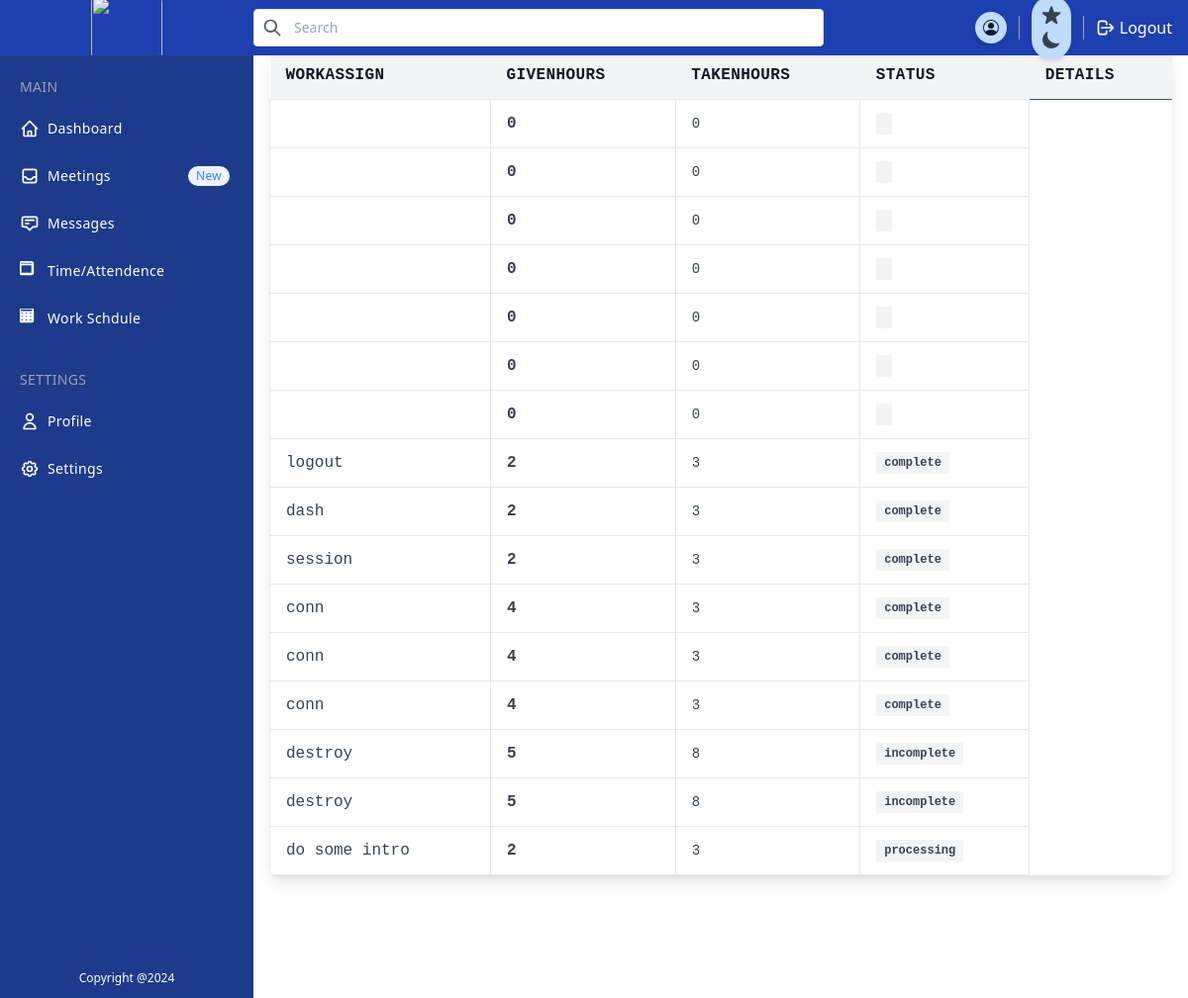
/employee/frontendpages/workschedule.php, run on the app's committed database.
### tables this page shows
CREATE TABLE `workschedule` (
  `id` int(11) NOT NULL,
  `workassign` varchar(255) DEFAULT NULL,
  `givenhours` int(11) DEFAULT NULL,
  `takenhours` int(11) DEFAULT NULL,
  `status` varchar(50) DEFAULT NULL,
  `user_id` int(11) DEFAULT NULL
);

### employee/workschedule/employee.php (called while the page is built)
<?php
include('../redirect/conn.php');
function getWorkschedules(){
 global $conn;
        $sql = "SELECT * FROM workschedule";
    $result = mysqli_query($conn,$sql);
    $workschedules = [];
    while($row = mysqli_fetch_assoc($result)){
        $workschedules[] = $row;
    }
    return $workschedules;
}
?>

### employee/frontendpages/workschedule.php (the view, shortened to what this page needs)
<!DOCTYPE html>
<html lang="en">
<head>
   <link href="https://cdn.jsdelivr.net/npm/tailwindcss@2.0.3/dist/tailwind.min.css" rel="stylesheet">
</head>
<body>
  <?php
  include('../workschedule/employee.php');
  $workschedules=getWorkschedules();
?>
 <div x-data="setup()" :class="{ 'dark': isDark }">
     <div class="min-h-screen flex flex-col flex-auto flex-shrink-0 antialiased bg-white dark:bg-gray-700 text-black dark:text-white">
       <?php  include('../common/navbar.php');  ?>
       <div class="fixed flex flex-col top-14 left-0 w-14 hover:w-64 md:w-64 bg-blue-900 dark:bg-gray-900 h-full text-white transition-all duration-300 border-none z-10 sidebar">
        <?php  include('../common/sidebar.php');  ?>
           <p class="mb-14 px-5 py-3 hidden md:block text-center text-xs">Copyright @2024</p>
         </div>
       </div>
       <div class="h-full ml-13 mt-13 mb-10 md:ml-64">
 <section class="container mx-auto  font-mono p-4 m-9 ">
  <div class="w-full mb-8 overflow-hidden rounded-lg shadow-lg">
    <div class="w-full overflow-x-auto">
      <table class="w-full">
        <thead>
          <tr class="text-md font-semibold tracking-wide text-left text-gray-900 bg-gray-100 uppercase border-b border-gray-600">
            <th class="px-4 py-3">workassign</th>
            <th class="px-4 py-3">givenhours</th>
            <th class="px-4 py-3">takenhours</th>
            <th class="px-4 py-3">status</th>
            <th class="px-4 py-3">Details</th>
          </tr>
        </thead>
        <tbody class="bg-white">
          <?php
              foreach ($workschedules as $workschedule) {
          ?>
          <tr class="text-gray-700">
            <td class="px-4 py-3 border">
             <?php echo $workschedule['workassign'];  ?>
            </td>
            <td class="px-4 py-3 text-md font-semibold border"><?php echo $workschedule['givenhours'];  ?>
           </td>
            <td class="px-4 py-3 text-sm border"><?php echo $workschedule['takenhours'];  ?></td>
             <td class="px-4 py-3 text-xs border">
              <span class="px-2 py-1 font-semibold leading-tight text-orange-700 bg-gray-100 rounded-sm"> <?php echo $workschedule['status'];  ?></span>
            </td>
          </tr>
          <?php  } ?>
           </tbody>
      </table>
    </div>
  </div>
</section>
</div>
</body>
</html>

### employee/common/navbar.php (shortened to what this page needs)
<div class="fixed w-full flex items-center justify-between h-14 text-white z-10">
         <div class="flex items-center justify-start md:justify-center pl-3 w-14 md:w-64 h-14 bg-blue-800 dark:bg-gray-800 border-none">
           <img class="w-3vh h-3vh md:w-10 md:h-10 mr-2 rounded-md overflow-hidden" src="https://cdn-icons-png.flaticon.com/512/4341/4341703.png" style="width: 9vh; height:8vh" />
         </div>
         <div class="flex justify-between items-center h-14 bg-blue-800 dark:bg-gray-800 header-right">
           <div class="bg-white rounded flex items-center w-full max-w-xl mr-4 p-2 shadow-sm border border-gray-200">
             <button class="outline-none focus:outline-none">
               <svg class="w-5 text-gray-600 h-5 cursor-pointer" fill="none" stroke-linecap="round" stroke-linejoin="round" stroke-width="2" stroke="currentColor" viewBox="0 0 24 24"><path d="M21 21l-6-6m2-5a7 7 0 11-14 0 7 7 0 0114 0z"></path></svg>
             </button>
             <input type="search" name="" id="" placeholder="Search" class="w-full pl-3 text-sm text-black outline-none focus:outline-none bg-transparent" />
           </div>
           <ul class="flex items-center">
            <li>
                <button
                 aria-hidden="true"
                 class="group p-2 transition-colors duration-200 rounded-full shadow-md bg-blue-200 hover:bg-blue-200 dark:bg-gray-50 dark:hover:bg-gray-200 text-gray-900 focus:outline-none">
                </button>
            </li>
            <li>
             </li>
             <li>
               <button
                 aria-hidden="true"
                 @click="toggleTheme"
                 class="group p-2 transition-colors duration-200 rounded-full shadow-md bg-blue-200 hover:bg-blue-200 dark:bg-gray-50 dark:hover:bg-gray-200 text-gray-900 focus:outline-none"
               >
               </button>
             </li>
             <li>
             </li>
             <li>
               <a href="../redirect/auth/logout.php" class="flex items-center mr-4 hover:text-blue-100">
                 <span class="inline-flex mr-1">
                   <svg class="w-5 h-5" fill="none" stroke="currentColor" viewBox="0 0 24 24" xmlns="http://www.w3.org/2000/svg"><path stroke-linecap="round" stroke-linejoin="round" stroke-width="2" d="M17 16l4-4m0 0l-4-4m4 4H7m6 4v1a3 3 0 01-3 3H6a3 3 0 01-3-3V7a3 3 0 013-3h4a3 3 0 013 3v1"></path></svg>
                 </span>
                 Logout
               </a>
             </li>
           </ul>
         </div>
       </div>

### employee/common/sidebar.php (shortened to what this page needs)
<div class="overflow-y-auto overflow-x-hidden flex flex-col justify-between flex-grow">
           <ul class="flex flex-col py-4 space-y-1">
             <li class="px-5 hidden md:block">
               <div class="flex flex-row items-center h-8">
                 <div class="text-sm font-light tracking-wide text-gray-400 uppercase">Main</div>
               </div>
             </li>
             <li>
               <a href="#" class="relative flex flex-row items-center h-11 focus:outline-none hover:bg-blue-800 dark:hover:bg-gray-600 text-white-600 hover:text-white-800 border-l-4 border-transparent hover:border-blue-500 dark:hover:border-gray-800 pr-6">
                 <span class="inline-flex justify-center items-center ml-4">
                 </span>
                 <span class="ml-2 text-sm tracking-wide truncate">Dashboard</span>
               </a>
             </li>
             <li>
               <a href="../frontendpages/meeting.php" class="relative flex flex-row items-center h-11 focus:outline-none hover:bg-blue-800 dark:hover:bg-gray-600 text-white-600 hover:text-white-800 border-l-4 border-transparent hover:border-blue-500 dark:hover:border-gray-800 pr-6">
                 <span class="inline-flex justify-center items-center ml-4">
                 </span>
                 <span class="ml-2 text-sm tracking-wide truncate">Meetings</span>
                 <span class="hidden md:block px-2 py-0.5 ml-auto text-xs font-medium tracking-wide text-blue-500 bg-indigo-50 rounded-full">New</span>
               </a>
             </li>
             <li>
               <a href="#" class="relative flex flex-row items-center h-11 focus:outline-none hover:bg-blue-800 dark:hover:bg-gray-600 text-white-600 hover:text-white-800 border-l-4 border-transparent hover:border-blue-500 dark:hover:border-gray-800 pr-6">
                 <span class="inline-flex justify-center items-center ml-4">
                   <svg class="w-5 h-5" fill="none" stroke="currentColor" viewBox="0 0 24 24" xmlns="http://www.w3.org/2000/svg"><path stroke-linecap="round" stroke-linejoin="round" stroke-width="2" d="M7 8h10M7 12h4m1 8l-4-4H5a2 2 0 01-2-2V6a2 2 0 012-2h14a2 2 0 012 2v8a2 2 0 01-2 2h-3l-4 4z"></path></svg>
                 </span>
                 <span class="ml-2 text-sm tracking-wide truncate">Messages</span>
               </a>
             </li>
             <li>
               <a href="../frontendpages/attendence.php" class="relative flex flex-row items-center h-11 focus:outline-none hover:bg-blue-800 dark:hover:bg-gray-600 text-white-600 hover:text-white-800 border-l-4 border-transparent hover:border-blue-500 dark:hover:border-gray-800 pr-6">
                 <span class="inline-flex justify-center items-center ml-4">
                 </span>
                 <span class="ml-2 text-sm tracking-wide truncate">Time/Attendence</span>
               </a>
             </li>
             <li>
              <a href="../frontendpages/workschedule.php" class="relative flex flex-row items-center h-11 focus:outline-none hover:bg-blue-800 dark:hover:bg-gray-600 text-white-600 hover:text-white-800 border-l-4 border-transparent hover:border-blue-500 dark:hover:border-gray-800 pr-6">
                <span class="inline-flex justify-center items-center ml-4">
                 </span>
                <span class="ml-2 text-sm tracking-wide truncate">Work Schdule</span>
              </a>
            </li>
             <li class="px-5 hidden md:block">
               <div class="flex flex-row items-center mt-5 h-8">
                 <div class="text-sm font-light tracking-wide text-gray-400 uppercase">Settings</div>
               </div>
             </li>
             <li>
               <a href="#" class="relative flex flex-row items-center h-11 focus:outline-none hover:bg-blue-800 dark:hover:bg-gray-600 text-white-600 hover:text-white-800 border-l-4 border-transparent hover:border-blue-500 dark:hover:border-gray-800 pr-6">
                 <span class="inline-flex justify-center items-center ml-4">
                   <svg class="w-5 h-5" fill="none" stroke="currentColor" viewBox="0 0 24 24" xmlns="http://www.w3.org/2000/svg"><path stroke-linecap="round" stroke-linejoin="round" stroke-width="2" d="M16 7a4 4 0 11-8 0 4 4 0 018 0zM12 14a7 7 0 00-7 7h14a7 7 0 00-7-7z"></path></svg>
                 </span>
                 <span class="ml-2 text-sm tracking-wide truncate">Profile</span>
               </a>
             </li>
             <li>
               <a href="#" class="relative flex flex-row items-center h-11 focus:outline-none hover:bg-blue-800 dark:hover:bg-gray-600 text-white-600 hover:text-white-800 border-l-4 border-transparent hover:border-blue-500 dark:hover:border-gray-800 pr-6">
                 <span class="inline-flex justify-center items-center ml-4">
                 </span>
                 <span class="ml-2 text-sm tracking-wide truncate">Settings</span>
               </a>
             </li>
           </ul>

### data on the page
workschedule: givenhours "0", takenhours "0"
workschedule: givenhours "0", takenhours "0"
workschedule: givenhours "0", takenhours "0"
workschedule: givenhours "0", takenhours "0"
workschedule: givenhours "0", takenhours "0"
workschedule: givenhours "0", takenhours "0"
workschedule: givenhours "0", takenhours "0"
workschedule: workassign "logout", givenhours "2", takenhours "3", status "complete"
workschedule: workassign "dash", givenhours "2", takenhours "3", status "complete"
workschedule: workassign "session", givenhours "2", takenhours "3", status "complete"
workschedule: workassign "conn", givenhours "4", takenhours "3", status "complete"
workschedule: workassign "conn", givenhours "4", takenhours "3", status "complete"
workschedule: workassign "conn", givenhours "4", takenhours "3", status "complete"
workschedule: workassign "destroy", givenhours "5", takenhours "8", status "incomplete"
workschedule: workassign "destroy", givenhours "5", takenhours "8", status "incomplete"
workschedule: workassign "do some intro", givenhours "2", takenhours "3", status "processing"
